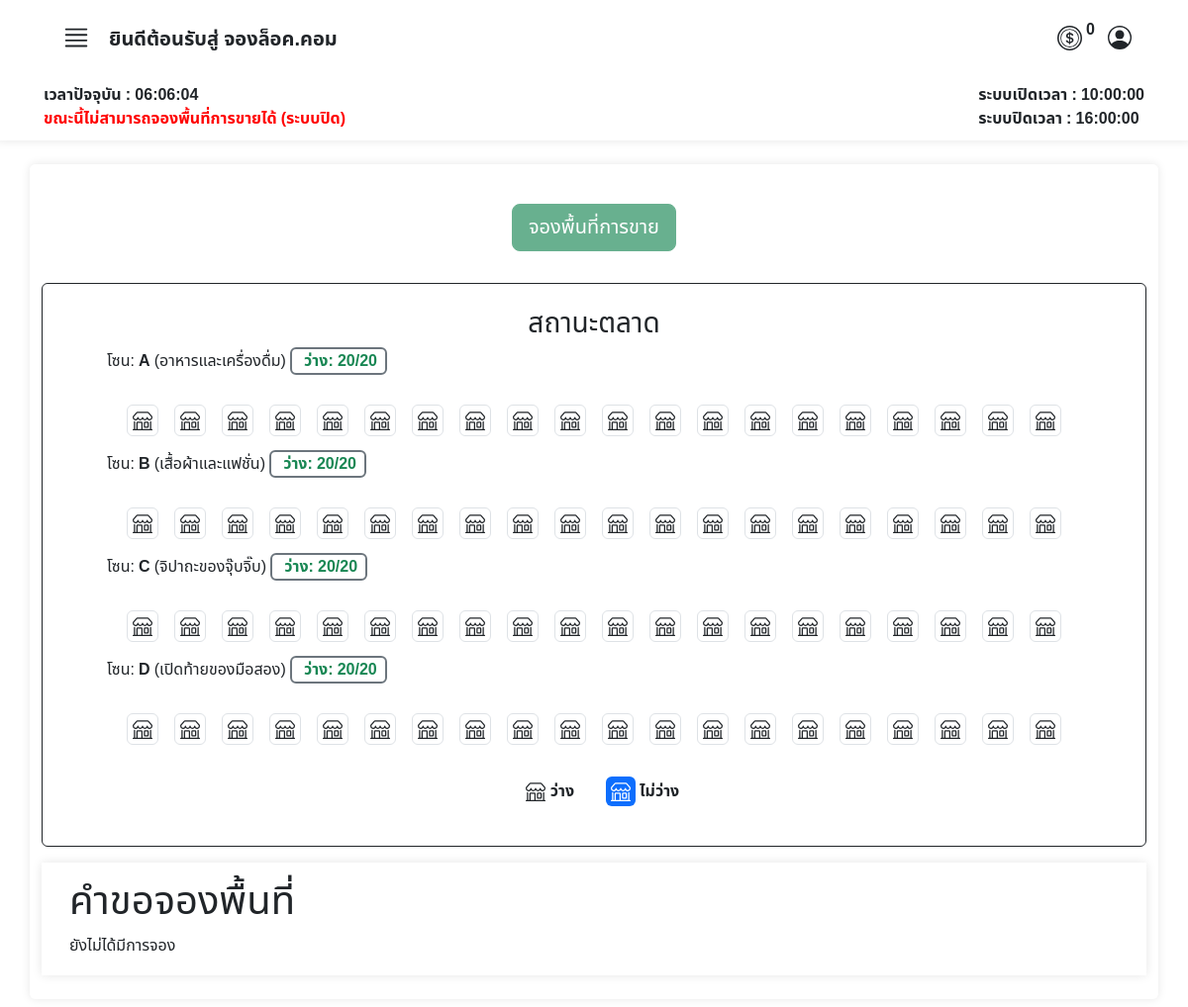
The page /user/index.php (signed in) on the database as committed earlier.
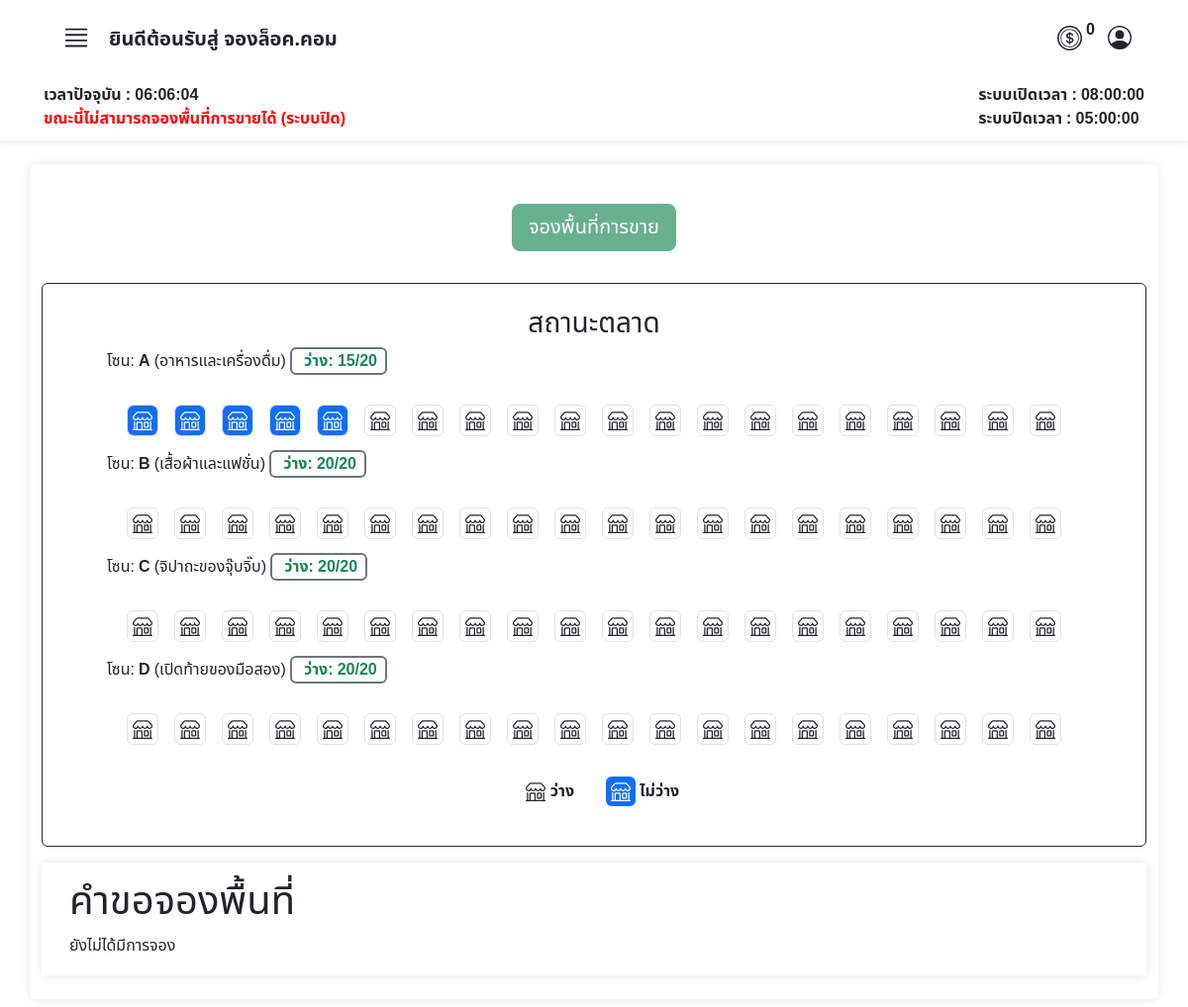
The same page on the database as committed later.
### tables this page shows
CREATE TABLE `tbl_user` (
  `user_id` int(6) UNSIGNED ZEROFILL NOT NULL COMMENT 'รหัสลูกค้า',
  `prefix` enum('นาย','นาง','นางสาว') NOT NULL COMMENT 'คำนำหน้าชื่อ',
  `firstname` varchar(255) NOT NULL COMMENT 'ชื่อ',
  `lastname` varchar(255) NOT NULL COMMENT 'นามสกุล',
  `tel` varchar(11) NOT NULL COMMENT 'เบอร์โทรศัพท์',
  `email` varchar(255) NOT NULL COMMENT 'อีเมลล์',
  `username` varchar(255) NOT NULL COMMENT 'ชื่อผู้ใช้',
  `password` varchar(255) NOT NULL COMMENT 'รหัสผ่าน',
  `userrole` int(3) NOT NULL COMMENT '1=ลูกค้า,2=แอดมิน',
  `shop_name` varchar(50) NOT NULL COMMENT 'ชื่อร้านค้า',
  `token` int(11) NOT NULL,
  `last_login` datetime DEFAULT NULL
);

CREATE TABLE `operating_hours` (
  `id` int(11) NOT NULL,
  `opening_time` time NOT NULL,
  `closing_time` time NOT NULL
);

CREATE TABLE `zone_detail` (
  `zone_id` int(3) UNSIGNED ZEROFILL NOT NULL COMMENT 'รหัสโซน',
  `zone_name` varchar(50) NOT NULL COMMENT 'ชื่อโซน',
  `zone_detail` varchar(45) NOT NULL,
  `pricePerDate` float DEFAULT NULL COMMENT 'ราคาต่อวัน',
  `pricePerMonth` float DEFAULT NULL COMMENT 'ราคาต่อเดือน'
);

CREATE TABLE `locks` (
  `id_locks` int(11) NOT NULL COMMENT 'ไอดีล็อค',
  `lock_name` varchar(10) NOT NULL COMMENT 'ชื่อเลขล็อต',
  `zone_id` int(3) UNSIGNED ZEROFILL DEFAULT NULL COMMENT 'รหัสประเภทโซน',
  `booking_id` int(10) UNSIGNED ZEROFILL DEFAULT NULL COMMENT 'รหัสการจอง',
  `available` int(3) DEFAULT NULL COMMENT 'สถานะ ว่าง หรือ จองแล้ว '
);

### user/index.php (the view, shortened to what the rows shown need)
<?php
require("../condb.php");
?>
<!DOCTYPE html>
<html lang="en">
<head>
    <link href="https://cdn.jsdelivr.net/npm/bootstrap@5.3.3/dist/css/bootstrap.min.css" rel="stylesheet">
    <link rel="stylesheet" href="https://cdn.jsdelivr.net/npm/sweetalert2@11/dist/sweetalert2.min.css">
    <link rel="stylesheet" href="../asset/css/font.css">
</head>
<body>
    <?php
    include('./user_nav.php');
    ?>
    <div class="row ">
        <div class="col">
            <div class="container mt-4 bgcolor py-4 rounded">
                <div class="container-fluid ">
                    <div class="row d-flex justify-content-center align-item-center">
                        <div class="d-flex flex-column border border-dark rounded p-4 mb-3">
                            <div class="col-12 d-flex flex-wrap justify-content-center align-item-center">
                                <?php
                                $sql = "SELECT * FROM zone_detail ORDER BY zone_name";
                                if ($result = $conn->query($sql)) {
                                    if ($result->num_rows > 0) {
                                        while ($row = $result->fetch_assoc()) {
                                            $zone_id = $row["zone_id"];
                                            $sql_count = "SELECT COUNT(id_locks) AS total_locks,
                                                                SUM(CASE WHEN available = 0 THEN 1 ELSE 0 END) AS available_locks
                                                         FROM locks
                                                         WHERE zone_id = $zone_id";
                                            $result_count = $conn->query($sql_count);
                                            $count_data = $result_count->fetch_assoc();
                                            $total_locks = $count_data['total_locks'];
                                            $available_locks = $count_data['available_locks'];
                                            $percentage_available = ($total_locks > 0) ? ($available_locks / $total_locks) * 100 : 0;
                                            $color = '';
                                            if ($percentage_available > 50) {
                                                $color = '<strong class="text-success border border-secondary border-2 px-2 mx-1 rounded">
                                                            ว่าง: ' . $available_locks . '/' . $total_locks . '
                                                        </strong>';
                                            } else if ($percentage_available <= 20) {
                                                $color = '<strong class="text-danger border border-secondary border-2 px-2 mx-1 rounded">
                                                            ว่าง: ' . $available_locks . '/' . $total_locks . '
                                                        </strong>';
                                            }
                                            echo '
                                                    <div class="">
                                                    <div class="row ">
                                                            <div class="col">
                                                                <div class="d-flex justify-content-start">
                                                                        <div class="">
                                                                        <p class="zone_detail"
                                                                            data-bs-toggle="tooltip"
                                                                            data-bs-placement="right"
                                                                            title="รายวัน ' . $row["pricePerDate"] . '฿<br>รายเดือน ' . $row["pricePerMonth"] . '฿">
                                                                            โซน: <strong>' . $row["zone_name"] . '</strong> (' . $row["zone_detail"] . ')' . $color . '
                                                                        </p>
                                                                        </div>
                                                                </div>
                                                        </div>
                                                    </div>
                                                    ';
                                            $sql2 = "SELECT * FROM locks WHERE zone_id = " . $row["zone_id"];
                                            if ($result2 = $conn->query($sql2)) {
                                                if ($result2->num_rows > 0) {
                                                    echo '<div class="d-flex flex-wrap container-md">';
                                                    while ($row2 = $result2->fetch_assoc()) {
                                                        echo '<div class="mx-2">';
                                                        echo '<p>';
                                                        if ($row2["available"] == 0) {
                                                            echo '
                                                     <div class="border rounded " style="text-align: center;">
                                                        <div class="bg-lightt rounded d-flex justify-content-center align-items-center" style="width: 30px; height:30px;">
                                                            <svg xmlns="http://www.w3.org/2000/svg" width="20" height="20" fill="currentColor" class="bi bi-shop" viewBox="0 0 16 16">
                                                                <path d="M2.97 1.35A1 1 0 0 1 3.73 1h8.54a1 1 0 0 1 .76.35l2.609 3.044A1.5 1.5 0 0 1 16 5.37v.255a2.375 2.375 0 0 1-4.25 1.458A2.37 2.37 0 0 1 9.875 8 2.37 2.37 0 0 1 8 7.083 2.37 2.37 0 0 1 6.125 8a2.37 2.37 0 0 1-1.875-.917A2.375 2.375 0 0 1 0 5.625V5.37a1.5 1.5 0 0 1 .361-.976zm1.78 4.275a1.375 1.375 0 0 0 2.75 0 .5.5 0 0 1 1 0 1.375 1.375 0 0 0 2.75 0 .5.5 0 0 1 1 0 1.375 1.375 0 1 0 2.75 0V5.37a.5.5 0 0 0-.12-.325L12.27 2H3.73L1.12 5.045A.5.5 0 0 0 1 5.37v.255a1.375 1.375 0 0 0 2.75 0 .5.5 0 0 1 1 0M1.5 8.5A.5.5 0 0 1 2 9v6h1v-5a1 1 0 0 1 1-1h3a1 1 0 0 1 1 1v5h6V9a.5.5 0 0 1 1 0v6h.5a.5.5 0 0 1 0 1H.5a.5.5 0 0 1 0-1H1V9a.5.5 0 0 1 .5-.5M4 15h3v-5H4zm5-5a1 1 0 0 1 1-1h2a1 1 0 0 1 1 1v3a1 1 0 0 1-1 1h-2a1 1 0 0 1-1-1zm3 0h-2v3h2z" />
                                                            </svg>
                                                        </div>
                                                    </div>';
                                                        } else if ($row2["available"] == 1) {
                                                            echo '
                                                <div class="border rounded d-flex flex-column justify-content-center align-items-center" style="text-align: center;">
                                                        <div class="bg-primary rounded d-flex justify-content-center align-items-center" style="width: 30px; height:30px; color:white;" >
                                                            <svg xmlns="http://www.w3.org/2000/svg" width="20" height="20" fill="currentColor" class="bi bi-shop" viewBox="0 0 16 16">
                                                                <path d="M2.97 1.35A1 1 0 0 1 3.73 1h8.54a1 1 0 0 1 .76.35l2.609 3.044A1.5 1.5 0 0 1 16 5.37v.255a2.375 2.375 0 0 1-4.25 1.458A2.37 2.37 0 0 1 9.875 8 2.37 2.37 0 0 1 8 7.083 2.37 2.37 0 0 1 6.125 8a2.37 2.37 0 0 1-1.875-.917A2.375 2.375 0 0 1 0 5.625V5.37a1.5 1.5 0 0 1 .361-.976zm1.78 4.275a1.375 1.375 0 0 0 2.75 0 .5.5 0 0 1 1 0 1.375 1.375 0 0 0 2.75 0 .5.5 0 0 1 1 0 1.375 1.375 0 1 0 2.75 0V5.37a.5.5 0 0 0-.12-.325L12.27 2H3.73L1.12 5.045A.5.5 0 0 0 1 5.37v.255a1.375 1.375 0 0 0 2.75 0 .5.5 0 0 1 1 0M1.5 8.5A.5.5 0 0 1 2 9v6h1v-5a1 1 0 0 1 1-1h3a1 1 0 0 1 1 1v5h6V9a.5.5 0 0 1 1 0v6h.5a.5.5 0 0 1 0 1H.5a.5.5 0 0 1 0-1H1V9a.5.5 0 0 1 .5-.5M4 15h3v-5H4zm5-5a1 1 0 0 1 1-1h2a1 1 0 0 1 1 1v3a1 1 0 0 1-1 1h-2a1 1 0 0 1-1-1zm3 0h-2v3h2z" />
                                                            </svg>
                                                        </div>
                                                    </div>';
                                                        }
                                                        echo '</p>';
                                                        echo '</div>';
                                                    }
                                                    echo '</div>';
                                                } else {
                                                    echo "<p>ยังไม่มีการสร้างข้อมูลพื้นที่การขาย</p>";
                                                }
                                            } else {
                                                echo "<p>Error in nested query: " . $conn->error . "</p>";
                                            }
                                        }
                                    } else {
                                        echo "<p><strong>ยังไม่มีการสร้างข้อมูลพื้นที่การขาย</strong></p>";
                                    }
                                } else {
                                    echo "<p>Error in main query: " . $conn->error . "</p>";
                                }
                                ?>
                            </div>
                        </div>
                    </div>
                </div>
            </div>
        </div>
        <div class="col bgcolor">
            <div class="tab-content" id="myTabContent">
                <div class="tab-pane fade show active mt-2 mx-2 p-2 " id="categort">
                    <div>
                        <h1>คำขอจองพื้นที่</h1>
                    </div>
                </div>
            </div>
        </div>
    </div>
    </div>
    </div>
</body>
</html>

### user/user_nav.php (shortened to what the rows shown need)
<nav class="row g-2 bgcolor">
    <div class="col-12 d-flex justify-content-between px-5 py-3">
        <div class="d-flex align-items-center ">
            <div class="row  ">
                <div class="col d-flex align-items-center justify-content-center">
                    <p class="ms-1">
                        <strong>
                            <?php
                            $user_id = $_SESSION["user_id"];
                            $stmt = $conn->prepare("SELECT user_id, username, shop_name, tel, email, token,
                                  firstname, lastname, userrole,
                                  CONCAT(prefix, firstname, ' ', lastname) AS fullname
                        FROM market_booking.tbl_user
                        WHERE user_id = ?");
                            $stmt->bind_param("i", $user_id);
                            $stmt->execute();
                            $stmt->bind_result($SQLuser_id, $SQLusername, $SQLshop_name, $SQLtel, $SQLemail, $SQLtoken, $SQLfirstname, $SQLlastname, $SQLuserrole, $SQLfullname);
                            echo htmlspecialchars($SQLtoken);
                            ?>
                        </strong>
                    </p>
                </div>
            </div>
        </div>
    </div>
    <?php
    require("../condb.php");
    $sql_time = "SELECT opening_time, closing_time FROM operating_hours LIMIT 1";
    $result = $conn->query($sql_time);
    $row_time = $result->fetch_assoc();
    $openingTime = $row_time['opening_time'];
    $closingTime = $row_time['closing_time'];
    ?>
    <div class="col-12 d-flex justify-content-between px-5">
        <strong>
            <div id="opening_time">ระบบเปิดเวลา : <?php echo $openingTime; ?></div>
            <div id="closing_time">ระบบปิดเวลา : <?php echo $closingTime; ?></div>
        </strong>
    </div>
</nav>

Rows that differ between the two databases and show on the page:
changed operating_hours: opening_time "10:00:00" → "08:00:00"; closing_time "16:00:00" → "05:00:00"
computed for zone_detail "อาหารและเครื่องดื่ม": available_locks "20" → "15"
changed locks (number 1 of 80 on the later page): available 0 → 1 (drawn)
changed locks (number 2 of 80 on the later page): available 0 → 1 (drawn)
changed locks (number 3 of 80 on the later page): available 0 → 1 (drawn)
changed locks (number 4 of 80 on the later page): available 0 → 1 (drawn)
changed locks (number 5 of 80 on the later page): available 0 → 1 (drawn)
